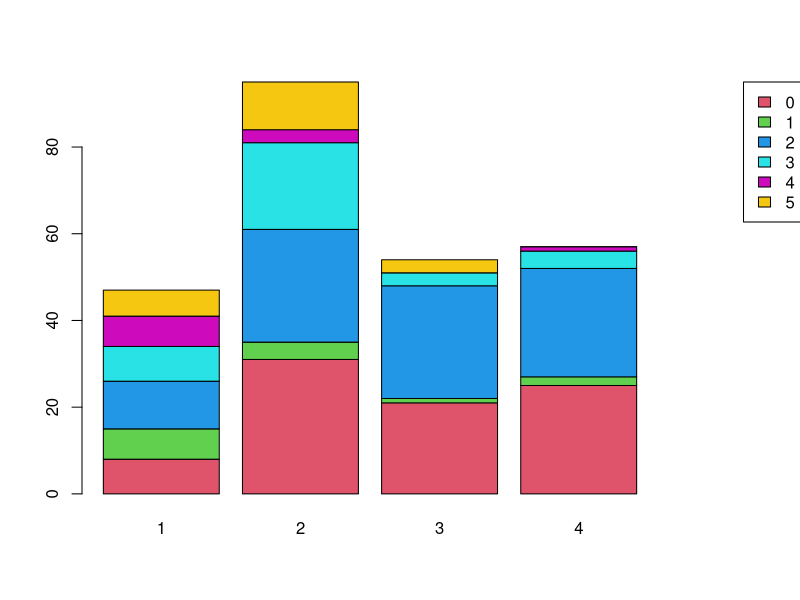
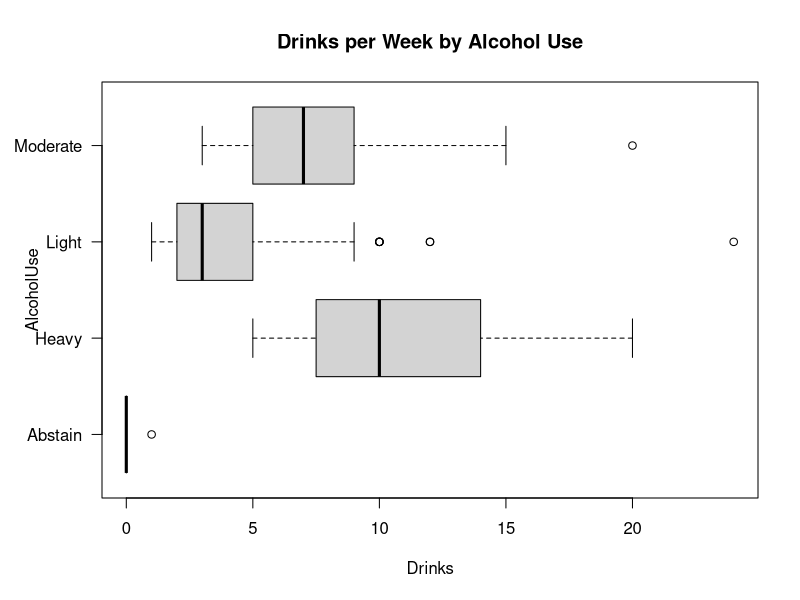

Generate these figures, in order, with R:
## ---- chunk 1
SleepStudy <- read.table("SleepStudy.csv", header=TRUE, quote="\"")
## ---- chunk 2
dim(SleepStudy)
library(Hmisc)
describe(SleepStudy)
## ---- chunk 3
table(SleepStudy$ClassYear)
## ---- chunk 4
EarlyByClass <- table(SleepStudy$NumEarlyClass, SleepStudy$ClassYear)
PropEbyC <- prop.table(EarlyByClass, margin=2)
par(mar = c(5.1, 4.1, 4.1, 7.1), xpd = TRUE)
barplot(EarlyByClass, col = 2:7, width = 2)
legend("topright", inset = c(-0.25, 0), fill = 2:7, 
       legend = rownames(EarlyByClass))
## ---- chunk 5
par(mar = c(5, 5, 4, 2) + 0.1)
boxplot(Drinks~AlcoholUse, data = SleepStudy, horizontal = TRUE, las = 1,
        main = 'Drinks per Week by Alcohol Use')
## ---- chunk 6
SleepStudy$Differences = SleepStudy$WeekendSleep - SleepStudy$WeekdaySleep
smean=mean(SleepStudy$Differences)
n=dim(SleepStudy)[1]
SE=sqrt((var(SleepStudy$Differences)/n))
crit=qnorm(.975)
Upper = smean + SE*crit
Lower = smean - SE*crit
Lower
Upper
## ---- chunk 7
t.test(SleepStudy$Differences)
## ---- chunk 8
SE = sd(SleepStudy$GPA) / sqrt(n)
2*(1-pnorm(abs(mean(SleepStudy$GPA)), 3, SE))
## ---- chunk 9
result = t.test(SleepStudy$GPA, mu = 3, conf.level = 0.99)
result$p.value
